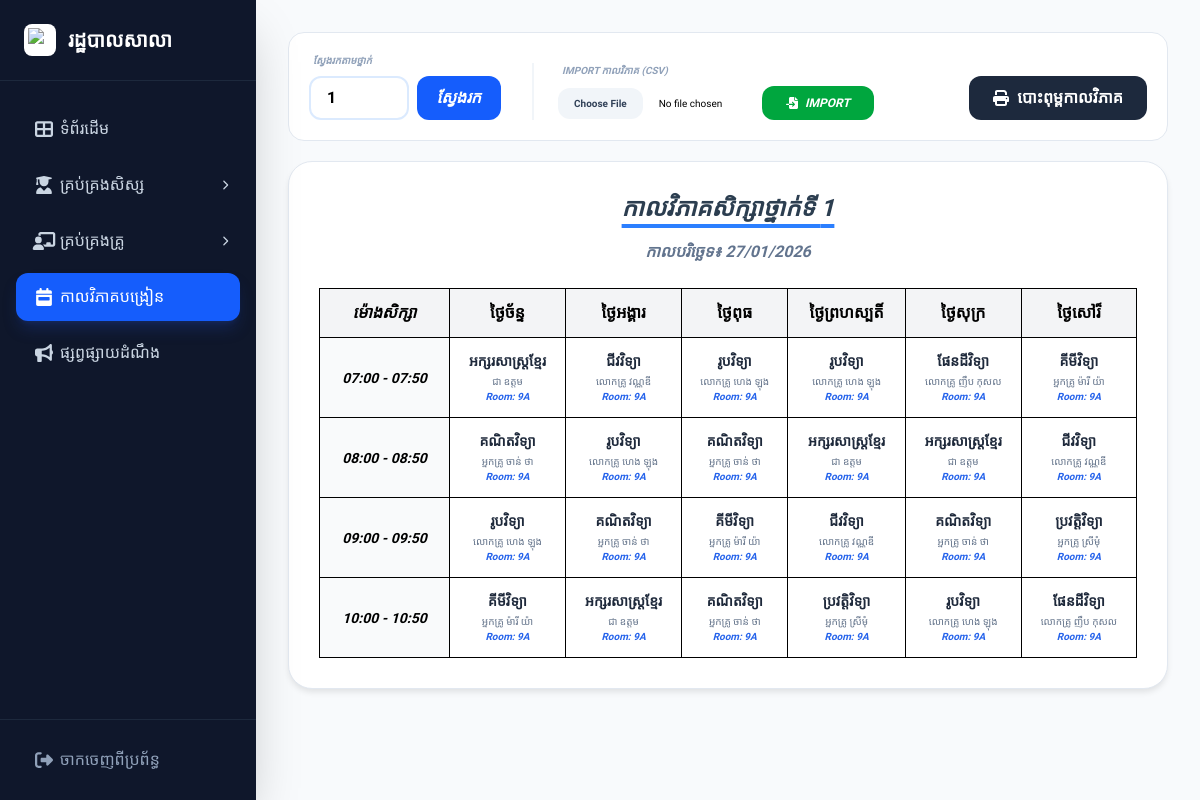
Screenshot of /views/staff/timetable.php?grade=1 (signed in) with the database file from the repository.
### tables this page shows
CREATE TABLE `timetable` (
  `id` int(11) NOT NULL,
  `day_of_week` varchar(50) NOT NULL,
  `start_time` time NOT NULL,
  `end_time` time NOT NULL,
  `room_number` varchar(50) DEFAULT NULL,
  `subject_id` int(11) DEFAULT NULL,
  `teacher_id` int(11) DEFAULT NULL,
  `class_id` int(11) DEFAULT NULL,
  `is_deleted` tinyint(1) DEFAULT '0'
);

CREATE TABLE `subjects` (
  `id` int(11) NOT NULL,
  `subject_name` varchar(100) DEFAULT NULL,
  `teacher_id` varchar(20) DEFAULT NULL
);

CREATE TABLE `teachers` (
  `teacher_id` varchar(50) NOT NULL,
  `user_id` int(11) DEFAULT NULL,
  `full_name` varchar(255) DEFAULT NULL,
  `subjects` varchar(255) DEFAULT NULL,
  `phone` varchar(20) DEFAULT NULL,
  `profile_image` varchar(255) DEFAULT 'default_user.png'
);

### views/staff/timetable.php (the view, shortened to what this page needs)
<?php
require_once '../../config/db.php';
include '../../includes/header.php';
include '../../includes/sidebar_staff.php';
$active_grade = isset($_GET['grade']) ? mysqli_real_escape_string($conn, $_GET['grade']) : '';
$sql = "SELECT t.*, s.subject_name as s_name, te.full_name as t_name, c.class_name
        FROM timetable t
        LEFT JOIN subjects s ON t.subject_id = s.id
        LEFT JOIN teachers te ON t.teacher_id = te.teacher_id
        LEFT JOIN classes c ON t.class_id = c.id
        WHERE (t.class_id = '$active_grade' OR c.class_name = '$active_grade')
        AND t.is_deleted = 0
        ORDER BY t.start_time ASC";
$result = mysqli_query($conn, $sql);
$days_mapping = [
    'Monday'    => 'ច័ន្ទ',
    'Tuesday'   => 'អង្គារ',
    'Wednesday' => 'ពុធ',
    'Thursday'  => 'ព្រហស្បតិ៍',
    'Friday'    => 'សុក្រ',
    'Saturday'  => 'សៅរ៏'
];
$timetable_matrix = [];
$time_slots = [];
if ($result) {
    while($row = mysqli_fetch_assoc($result)) {
        $time_key = date('H:i', strtotime($row['start_time'])) . ' - ' . date('H:i', strtotime($row['end_time']));
        $db_day = $row['day_of_week'];
        $kh_day = $days_mapping[$db_day] ?? $db_day;
        $timetable_matrix[$time_key][$kh_day] = $row;
        if (!in_array($time_key, $time_slots)) {
            $time_slots[] = $time_key;
        }
    }
}
$days = ['ច័ន្ទ', 'អង្គារ', 'ពុធ', 'ព្រហស្បតិ៍', 'សុក្រ', 'សៅរ៏'];
?>
<main class="flex-1 p-4 md:p-8 min-h-screen">
    <div class="no-print search-box flex-wrap">
        <div class="w-48">
            <label class="block text-[10px] font-black text-slate-400 uppercase mb-2 ml-1 italic">ស្វែងរកតាមថ្នាក់</label>
            <form method="GET" class="flex gap-2">
                <input type="text" name="grade" value="<?= htmlspecialchars($active_grade) ?>"
                       placeholder="ឧ: 7"
                       class="w-full border-2 border-blue-100 rounded-xl px-4 py-2 font-bold focus:border-blue-500 outline-none transition-all">
                <button type="submit" class="bg-blue-600 text-white px-5 py-2 rounded-xl font-bold italic">ស្វែងរក</button>
            </form>
        </div>
        <div class="ml-4 border-l-2 border-slate-100 pl-6 flex-1">
            <label class="block text-[10px] font-black text-slate-400 uppercase mb-2 ml-1 italic">Import កាលវិភាគ (CSV)</label>
            <form action="../../actions/staff/import_timetable.php" method="POST" enctype="multipart/form-data" class="flex items-center gap-3">
                <input type="file" name="timetable_file" accept=".csv" required
                       class="text-[10px] file:mr-4 file:py-2 file:px-4 file:rounded-xl file:border-0 file:text-[10px] file:font-black file:bg-slate-100 file:text-slate-700 hover:file:bg-blue-50">
                <button type="submit" name="import_btn" class="bg-green-600 text-white px-6 py-2 rounded-xl font-bold text-[12px] hover:bg-green-700 transition-all italic">
                    <i class="fas fa-file-import mr-1"></i> IMPORT
                </button>
            </form>
        </div>
        <button onclick="window.print()" class="ml-auto bg-slate-800 text-white px-6 py-2.5 rounded-xl font-bold flex items-center gap-2 hover:bg-slate-700">
            <i class="fas fa-print"></i> បោះពុម្ពកាលវិភាគ
        </button>
    </div>
    <div class="max-w-full">
        <?php if($active_grade): ?>
            <div class="timetable-card">
                <div class="text-center mb-6">
                    <h1 class="text-2xl font-black italic uppercase underline decoration-blue-500 decoration-4 underline-offset-8">កាលវិភាគសិក្សាថ្នាក់ទី <?= htmlspecialchars($active_grade) ?></h1>
                    <p class="text-slate-500 font-bold mt-4 italic">កាលបរិច្ឆេទ៖ <?= date('d/m/Y') ?></p>
                </div>
                <table class="main-table">
                    <thead>
                        <tr>
                            <th class="time-col italic">ម៉ោងសិក្សា</th>
                            <?php foreach($days as $day): ?>
                                <th>ថ្ងៃ<?= $day ?></th>
                            <?php endforeach; ?>
                        </tr>
                    </thead>
                    <tbody>
                        <?php if(!empty($time_slots)): ?>
                            <?php foreach($time_slots as $slot): ?>
                            <tr>
                                <td class="time-col italic text-sm"><?= $slot ?></td>
                                <?php foreach($days as $day): ?>
                                <td>
                                    <?php if(isset($timetable_matrix[$slot][$day])):
                                        $item = $timetable_matrix[$slot][$day]; ?>
                                        <span class="sub-name"><?= $item['s_name'] ?></span>
                                        <span class="tea-name"><?= $item['t_name'] ?? '---' ?></span>
                                        <span class="room-num italic">Room: <?= $item['room_number'] ?></span>
                                    <?php endif; ?>
                                </td>
                                <?php endforeach; ?>
                            </tr>
                            <?php endforeach; ?>
                        <?php else: ?>
                            <tr>
                                <td colspan="7" class="py-20 text-slate-300 italic font-bold">រកមិនឃើញកាលវិភាគសម្រាប់ថ្នាក់នេះទេ</td>
                            </tr>
                        <?php endif; ?>
                    </tbody>
                </table>
            </div>
        <?php endif; ?>
    </div>
</main>
<?php include '../../includes/footer.php'; ?>

### includes/header.php (style rules this page uses)
body { font-family: 'Hanuman', serif; font-size: 16px; }
h1, h2, .sidebar-brand { font-family: 'Hanuman', serif; font-weight: 700; color: #2c3e50; }

### views/staff/timetable.php (style rules this page uses)
body { font-family: 'Kantumruy Pro', sans-serif; background-color: #f8fafc; }
.timetable-card { background: white; border-radius: 1.5rem; padding: 30px; box-shadow: 0 4px 6px -1px rgb(0 0 0 / 0.1); border: 1px solid #e2e8f0; }
.main-table { width: 100%; border-collapse: collapse; margin-top: 15px; }
.main-table th { background-color: #f3f4f6; border: 1.5px solid #000; padding: 12px; font-weight: 800; text-align: center; }
.main-table td { border: 1.5px solid #000; padding: 10px; text-align: center; height: 80px; vertical-align: middle; }
.time-col { font-weight: 900; background: #f9fafb; width: 130px; }
.sub-name { font-weight: 800; color: #1e293b; font-size: 14px; display: block; }
.tea-name { font-size: 10px; color: #64748b; display: block; margin-top: 2px; }
.room-num { font-size: 10px; font-weight: bold; color: #2563eb; display: block; }
.search-box { background: white; padding: 20px; border-radius: 1rem; margin-bottom: 20px; display: flex; align-items: end; gap: 15px; border: 1px solid #e2e8f0; }

### rows the page displays
timetable: subject.subject_name "អក្សរសាស្ត្រខ្មែរ", teacher.full_name "ជា ឧត្តម", room_number "9A"
timetable: subject.subject_name "ជីវវិទ្យា", teacher.full_name "លោកគ្រូ វណ្ណឌី", room_number "9A"
timetable: subject.subject_name "រូបវិទ្យា", teacher.full_name "លោកគ្រូ ហេង ឡុង", room_number "9A"
timetable: subject.subject_name "រូបវិទ្យា", teacher.full_name "លោកគ្រូ ហេង ឡុង", room_number "9A"
timetable: subject.subject_name "ផែនដីវិទ្យា", teacher.full_name "លោកគ្រូ ញឹប កុសល", room_number "9A"
timetable: subject.subject_name "គីមីវិទ្យា", teacher.full_name "អ្នកគ្រូ ម៉ារី យ៉ា", room_number "9A"
timetable: subject.subject_name "គណិតវិទ្យា", teacher.full_name "អ្នកគ្រូ ចាន់ ថា", room_number "9A"
timetable: subject.subject_name "រូបវិទ្យា", teacher.full_name "លោកគ្រូ ហេង ឡុង", room_number "9A"
timetable: subject.subject_name "គណិតវិទ្យា", teacher.full_name "អ្នកគ្រូ ចាន់ ថា", room_number "9A"
timetable: subject.subject_name "អក្សរសាស្ត្រខ្មែរ", teacher.full_name "ជា ឧត្តម", room_number "9A"
timetable: subject.subject_name "អក្សរសាស្ត្រខ្មែរ", teacher.full_name "ជា ឧត្តម", room_number "9A"
timetable: subject.subject_name "ជីវវិទ្យា", teacher.full_name "លោកគ្រូ វណ្ណឌី", room_number "9A"
timetable: subject.subject_name "រូបវិទ្យា", teacher.full_name "លោកគ្រូ ហេង ឡុង", room_number "9A"
timetable: subject.subject_name "គណិតវិទ្យា", teacher.full_name "អ្នកគ្រូ ចាន់ ថា", room_number "9A"
timetable: subject.subject_name "គីមីវិទ្យា", teacher.full_name "អ្នកគ្រូ ម៉ារី យ៉ា", room_number "9A"
timetable: subject.subject_name "ជីវវិទ្យា", teacher.full_name "លោកគ្រូ វណ្ណឌី", room_number "9A"
timetable: subject.subject_name "គណិតវិទ្យា", teacher.full_name "អ្នកគ្រូ ចាន់ ថា", room_number "9A"
timetable: subject.subject_name "ប្រវត្តិវិទ្យា", teacher.full_name "អ្នកគ្រូ ស្រីមុំ", room_number "9A"
timetable: subject.subject_name "គីមីវិទ្យា", teacher.full_name "អ្នកគ្រូ ម៉ារី យ៉ា", room_number "9A"
timetable: subject.subject_name "អក្សរសាស្ត្រខ្មែរ", teacher.full_name "ជា ឧត្តម", room_number "9A"
timetable: subject.subject_name "គណិតវិទ្យា", teacher.full_name "អ្នកគ្រូ ចាន់ ថា", room_number "9A"
timetable: subject.subject_name "ប្រវត្តិវិទ្យា", teacher.full_name "អ្នកគ្រូ ស្រីមុំ", room_number "9A"
timetable: subject.subject_name "រូបវិទ្យា", teacher.full_name "លោកគ្រូ ហេង ឡុង", room_number "9A"
timetable: subject.subject_name "ផែនដីវិទ្យា", teacher.full_name "លោកគ្រូ ញឹប កុសល", room_number "9A"

### other values shown
$active_grade "1"
$day "ច័ន្ទ"
$day "អង្គារ"
$day "ពុធ"
$day "ព្រហស្បតិ៍"
$day "សុក្រ"
$day "សៅរ៏"
$slot "07:00 - 07:50"
$slot "08:00 - 08:50"
$slot "09:00 - 09:50"
$slot "10:00 - 10:50"
